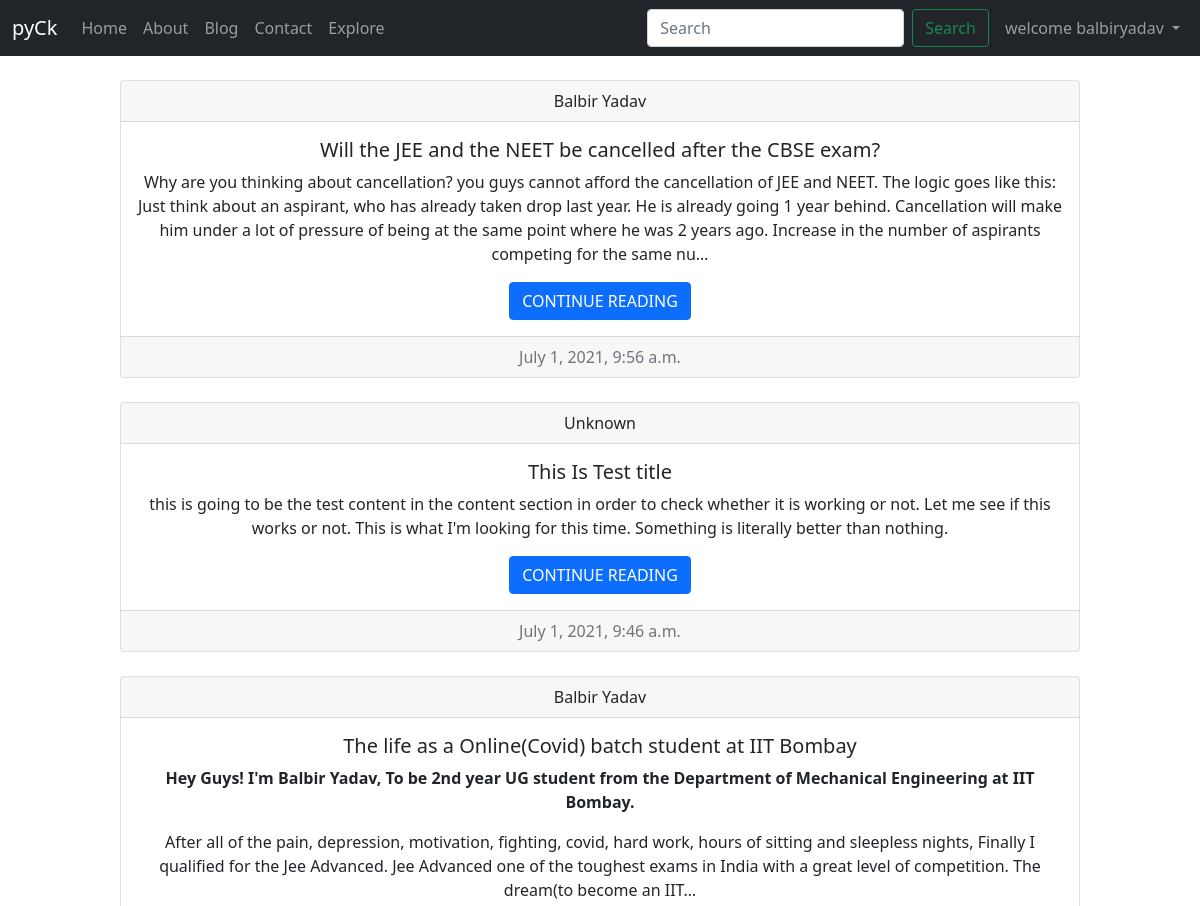
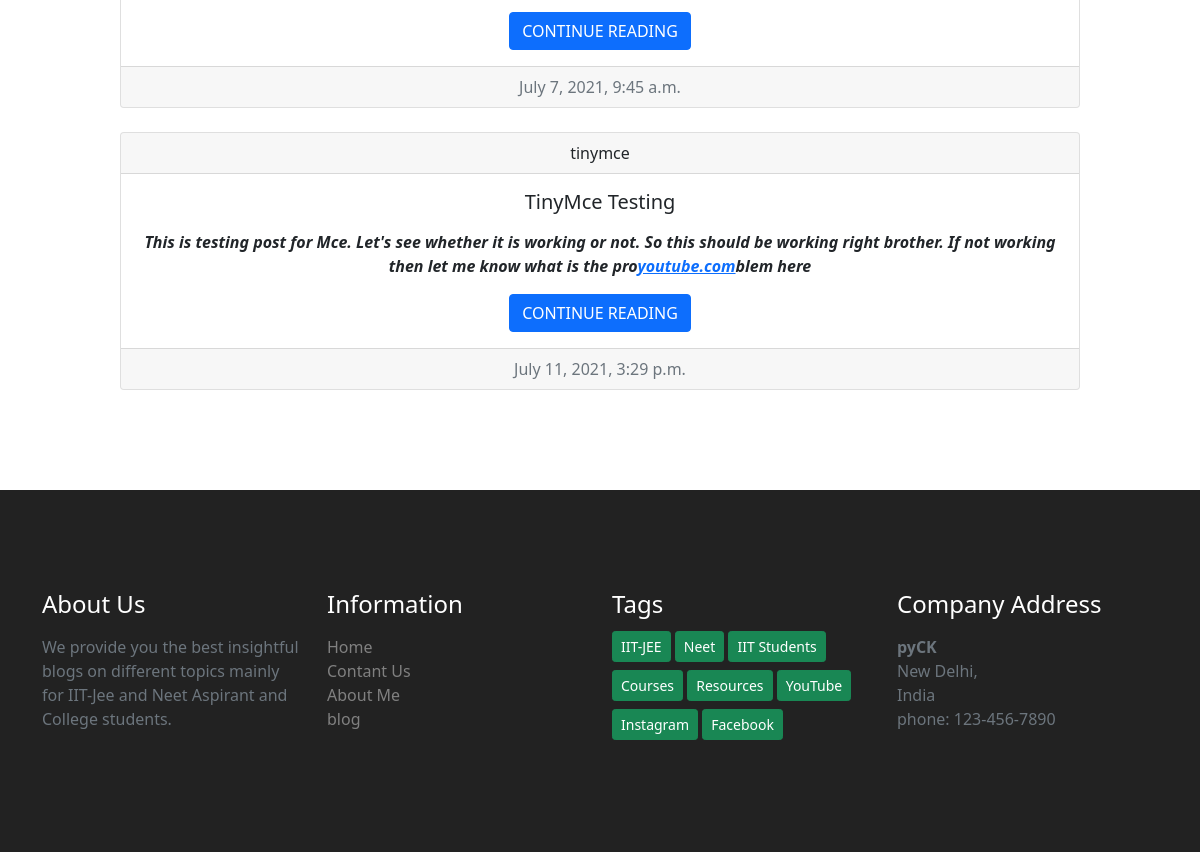
Page /blog/ (signed in) on the committed database (2 pictures, top to bottom).
### blog/models.py (models this page shows, shortened)
class Post(models.Model):
    sno=models.IntegerField(primary_key=True)
    title=models.CharField(max_length=256)
    content=models.TextField()
    author=models.CharField(max_length=250)
    slug=models.CharField(max_length=130)
    timestamp=models.DateTimeField(timezone.now())

### blog/views.py (the view)
# urls.py: path('',views.bloghome,name='bloghome'),
def bloghome(request):
    posts=Post.objects.all()
    context={'posts': posts}
    return render(request,'blog/blog.html', context)

### templates/blog/blog.html (shortened to what this page needs)
{% extends 'base.html' %}
{% block body %}
{% for post in posts %}
    <div class="card text-center my-4" style='width:80%; margin:auto; '>
  <div class="card-header">
    {{post.author}}
  </div>
  <div class="card-body">
    <h5 class="card-title">{{post.title}}</h5>
    <p class="card-text">{{post.content|safe| truncatechars:400}}</p>
    <a href="/blog/{{post.slug}}" class="btn btn-primary">CONTINUE READING</a>
  </div>
  <div class="card-footer text-muted">
    {{post.timestamp}}
  </div>
</div>
{% endfor %}
{% endblock body %}

### templates/base.html (shortened to what this page needs)
<!doctype html>
<html lang="en">
<head>
  <link href="https://cdn.jsdelivr.net/npm/bootstrap@5.0.2/dist/css/bootstrap.min.css" rel="stylesheet"
>
</head>
<body>
  <nav class="navbar navbar-expand-lg navbar-dark bg-dark">
    <div class="container-fluid">
      <a class="navbar-brand" href="/">pyCk</a>
      <div class="collapse navbar-collapse" id="navbarSupportedContent">
        <ul class="navbar-nav me-auto mb-2 mb-lg-0">
          <li class="nav-item {% block homeactive %}{% endblock homeactive %}">
            <a class="nav-link" aria-current="page" href="/">Home</a>
          </li>
          <li class="nav-item {% block aboutactive %}{% endblock aboutactive %}">
            <a class="nav-link" href="/about">About</a>
          </li>
          <li class="nav-item  {% block blogactive %}{% endblock blogactive %}">
            <a class="nav-link" href="/blog">Blog</a>
          </li>
          <li class="nav-item active">
            <a class="nav-link" href="/contact">Contact</a>
          </li>
          <li class="nav-item">
            <a class="nav-link visible" href="/" tabindex="1" aria-disabled="False">Explore</a>
          </li>
        </ul>
        <form method='get' action='/search' class="d-flex">
          <input class="form-control me-2" name='query' id='query' type="search" placeholder="Search"
            aria-label="Search">
          <button class="btn btn-outline-success me-2" type="submit">Search</button>
        </form>
        {% if user.is_authenticated %}
           <ul class="navbar-nav">
           <li class="nav-item dropdown">
          <a class="nav-link dropdown-toggle" href="#" id="navbarDropdownMenuLink" role="button" data-bs-toggle="dropdown" aria-expanded="false">
            welcome {{request.user}}
          </a>
        </li>
        </ul>
      {% endif %}
      </div>
    </div>
  </nav>
  {% block body %}
  {% endblock body %}
  <div id="footer">
    <div class="container">
      <div class="row">
        <div class="col-md-3">
          <h4 class="text-white">About Us</h4>
          <p class="text-muted my-3">We provide you the best insightful blogs on different topics mainly for IIT-Jee and Neet Aspirant and College students.</p>
        </div>
        <div class="col-md-3">
          <h4 class="text-white">Information</h4>
          <ul class="information my-3">
            <li><a href="/">Home</a></li>
            <li><a href="/contact">Contant Us</a></li>
            <li><a href="/about">About Me</a></li>
            <li><a href="/blog">blog</a></li>
          </ul>
        </div>
        <div class="col-md-3">
          <h4 class="text-white">Tags</h4>
          <div class="my-2">
            <button class="btn btn-sm btn-success my-1">IIT-JEE</button>
            <button class="btn btn-sm btn-success my-1">Neet</button>
            <button class="btn btn-sm btn-success my-1">IIT Students</button>
            <button class="btn btn-sm btn-success my-1">Courses</button>
            <button class="btn btn-sm btn-success my-1">Resources</button>
            <button class="btn btn-sm btn-success my-1">YouTube</button>
            <button class="btn btn-sm btn-success my-1">Instagram</button>
            <button class="btn btn-sm btn-success my-1">Facebook</button>
          </div>
        </div>
        <div class="col-md-3">
          <h4 class="text-white">Company Address</h4>
          <address class="my-3 text-muted">
            <b>pyCK</b><br>
            New Delhi,<br>
            India<br>
            phone: 123-456-7890
          </address>
        </div>
      </div>
    </div>
  </div>
</body>
</html>

### rows in the picture
Post: author "Balbir Yadav", title "Will the JEE and the NEET be cancelled after the CBSE exam?", content "Why are you thinking about cancellation? you guys cannot afford the cancellation of JEE and NEET. The logic goes like this: Just think about an aspirant, who has already taken drop last year. He is already going 1 year behind. Cancellation will make him under a lot of pressure of being at the same point where he was 2 years ago. Increase in the number of aspirants competing for the same nu…", timestamp "July 1, 2021, 9:56 a.m."
Post: author "Unknown", title "This Is Test title", content "this is going to be the test content in the content section in order to check whether it is working or not. Let me see if this works or not. This is what I'm looking for this time. Something is literally better than nothing.", timestamp "July 1, 2021, 9:46 a.m."
Post: author "Balbir Yadav", title "The life as a Online(Covid) batch student at IIT Bombay", content "Hey Guys! I'm Balbir Yadav, To be 2nd year UG student from the Department of Mechanical Engineering at IIT Bombay. After all of the pain, depression, motivation, fighting, covid, hard work, hours of sitting and sleepless nights, Finally I qualified for the Jee Advanced. Jee Advanced one of the toughest exams in India with a great level of competition. The dream(to become an IIT…", timestamp "July 7, 2021, 9:45 a.m."
Post: author "tinymce", title "TinyMce Testing", content "This is testing post for Mce. Let's see whether it is working or not. So this should be working right brother. If not working then let me know what is the pro youtube.com blem here", timestamp "July 11, 2021, 3:29 p.m."

### other values in the picture
{{ request.user }} "balbiryadav"
